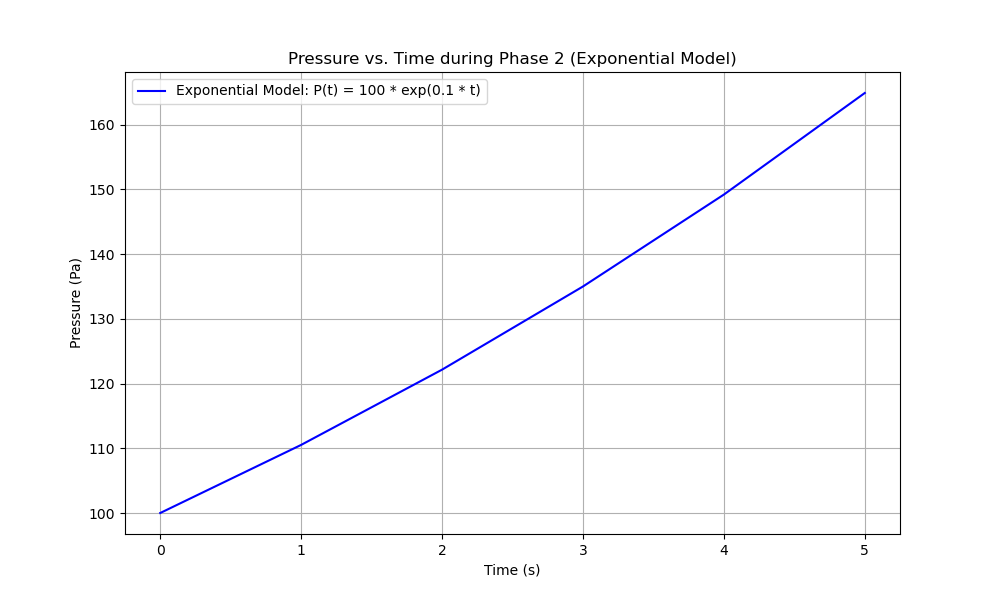

Python code for this plot:
import numpy as np
import matplotlib.pyplot as plt
from scipy.integrate import trapz  # for numerical integration

# Example data (replace with your actual data)
time = np.array([0, 1, 2, 3, 4, 5])  # Time in seconds
area = 0.01  # Cross-sectional area of the piston (m^2)

# Assumed exponential model parameters for pressure (you should replace these with your actual parameters)
a = 100  # Initial pressure (Pa)
b = 0.1  # Rate constant (s^-1)

# Exponential pressure model: P(t) = a * exp(b * time)
pressure = a * np.exp(b * time)

# Assumed piston movement over time (in meters) for each time step, depending on pressure (this can be adjusted as per your setup)
height_change = np.array([0.02, 0.03, 0.04, 0.05, 0.06, 0.07])  # Example piston movement in meters for each time step

# Ensure the time and height arrays are of compatible sizes for the integration
# Using the first n-1 values to match the length of the integration
work = trapz(pressure[:-1] * area * height_change[:-1], time[:-1])  # Integrating over time

# Plotting exponential pressure vs. time for visual inspection
plt.figure(figsize=(10, 6))
plt.plot(time, pressure, label=f'Exponential Model: P(t) = {a} * exp({b} * t)', color="blue")
plt.xlabel("Time (s)")
plt.ylabel("Pressure (Pa)")
plt.title("Pressure vs. Time during Phase 2 (Exponential Model)")
plt.legend()
plt.grid(True)
plt.show()

# Print the total work done by the system
print(f"Total work done by the system: {work:.2f} J")
